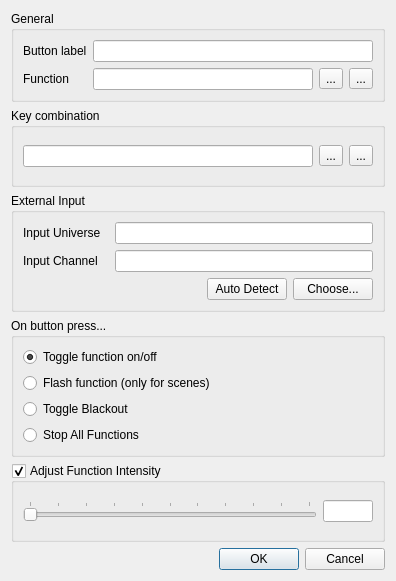
<?xml version="1.0" encoding="UTF-8"?>
<ui version="4.0">
 <class>VCButtonProperties</class>
 <widget class="QDialog" name="VCButtonProperties">
  <property name="geometry">
   <rect>
    <x>0</x>
    <y>0</y>
    <width>396</width>
    <height>581</height>
   </rect>
  </property>
  <property name="windowTitle">
   <string>Button properties</string>
  </property>
  <layout class="QVBoxLayout" name="verticalLayout">
   <item>
    <widget class="QGroupBox" name="m_generalGroup">
     <property name="title">
      <string>General</string>
     </property>
     <layout class="QGridLayout" name="gridLayoutGeneral">
      <item row="0" column="0">
       <widget class="QLabel" name="m_nameLabel">
        <property name="text">
         <string>Button label</string>
        </property>
       </widget>
      </item>
      <item row="0" column="1" colspan="3">
       <widget class="QLineEdit" name="m_nameEdit">
        <property name="toolTip">
         <string>Text to display on the button</string>
        </property>
       </widget>
      </item>
      <item row="1" column="0">
       <widget class="QLabel" name="m_functionLabel">
        <property name="text">
         <string>Function</string>
        </property>
       </widget>
      </item>
      <item row="1" column="1">
       <widget class="QLineEdit" name="m_functionEdit">
        <property name="toolTip">
         <string>The function that this button controls</string>
        </property>
        <property name="readOnly">
         <bool>true</bool>
        </property>
       </widget>
      </item>
      <item row="1" column="2">
       <widget class="QToolButton" name="m_attachFunction">
        <property name="toolTip">
         <string>Attach a function to this button</string>
        </property>
        <property name="text">
         <string notr="true">...</string>
        </property>
        <property name="icon">
         <iconset resource="qlcui.qrc">
          <normaloff>:/attach.png</normaloff>:/attach.png</iconset>
        </property>
        <property name="iconSize">
         <size>
          <width>26</width>
          <height>26</height>
         </size>
        </property>
       </widget>
      </item>
      <item row="1" column="3">
       <widget class="QToolButton" name="m_detachFunction">
        <property name="toolTip">
         <string>Detach the button's function attachment</string>
        </property>
        <property name="text">
         <string notr="true">...</string>
        </property>
        <property name="icon">
         <iconset resource="qlcui.qrc">
          <normaloff>:/detach.png</normaloff>:/detach.png</iconset>
        </property>
        <property name="iconSize">
         <size>
          <width>26</width>
          <height>26</height>
         </size>
        </property>
       </widget>
      </item>
     </layout>
    </widget>
   </item>
   <item>
    <widget class="QGroupBox" name="groupBox_2">
     <property name="title">
      <string>Key combination</string>
     </property>
     <layout class="QHBoxLayout">
      <item>
       <widget class="QLineEdit" name="m_keyEdit">
        <property name="toolTip">
         <string>Keyboard combination that toggles this button</string>
        </property>
        <property name="readOnly">
         <bool>true</bool>
        </property>
       </widget>
      </item>
      <item>
       <widget class="QToolButton" name="m_attachKey">
        <property name="toolTip">
         <string>Set a key combination for this button</string>
        </property>
        <property name="text">
         <string notr="true">...</string>
        </property>
        <property name="icon">
         <iconset resource="qlcui.qrc">
          <normaloff>:/key_bindings.png</normaloff>:/key_bindings.png</iconset>
        </property>
        <property name="iconSize">
         <size>
          <width>26</width>
          <height>26</height>
         </size>
        </property>
       </widget>
      </item>
      <item>
       <widget class="QToolButton" name="m_detachKey">
        <property name="toolTip">
         <string>Remove the button's keyboard shortcut key</string>
        </property>
        <property name="text">
         <string notr="true">...</string>
        </property>
        <property name="icon">
         <iconset resource="qlcui.qrc">
          <normaloff>:/fileclose.png</normaloff>:/fileclose.png</iconset>
        </property>
        <property name="iconSize">
         <size>
          <width>26</width>
          <height>26</height>
         </size>
        </property>
       </widget>
      </item>
     </layout>
    </widget>
   </item>
   <item>
    <widget class="QGroupBox" name="groupBox_3">
     <property name="title">
      <string>External Input</string>
     </property>
     <layout class="QGridLayout" name="gridLayoutExternalInput">
      <item row="0" column="0">
       <widget class="QLabel" name="label_4">
        <property name="text">
         <string>Input Universe</string>
        </property>
       </widget>
      </item>
      <item row="0" column="1" colspan="3">
       <widget class="QLineEdit" name="m_inputUniverseEdit">
        <property name="toolTip">
         <string>The input universe that sends data to this widget</string>
        </property>
        <property name="readOnly">
         <bool>true</bool>
        </property>
       </widget>
      </item>
      <item row="1" column="0">
       <widget class="QLabel" name="label_5">
        <property name="text">
         <string>Input Channel</string>
        </property>
       </widget>
      </item>
      <item row="1" column="1" colspan="3">
       <widget class="QLineEdit" name="m_inputChannelEdit">
        <property name="toolTip">
         <string>The particular input channel within the input universe that sends data to this widget</string>
        </property>
        <property name="readOnly">
         <bool>true</bool>
        </property>
       </widget>
      </item>
      <item row="2" column="0" colspan="2">
       <spacer name="horizontalSpacer">
        <property name="orientation">
         <enum>Qt::Horizontal</enum>
        </property>
        <property name="sizeHint" stdset="0">
         <size>
          <width>268</width>
          <height>20</height>
         </size>
        </property>
       </spacer>
      </item>
      <item row="2" column="3">
       <widget class="QPushButton" name="m_chooseInputButton">
        <property name="sizePolicy">
         <sizepolicy hsizetype="Maximum" vsizetype="Fixed">
          <horstretch>0</horstretch>
          <verstretch>0</verstretch>
         </sizepolicy>
        </property>
        <property name="toolTip">
         <string>Choose an external input universe &amp; channel that this button should listen to.</string>
        </property>
        <property name="text">
         <string>Choose...</string>
        </property>
       </widget>
      </item>
      <item row="2" column="2">
       <widget class="QPushButton" name="m_autoDetectInputButton">
        <property name="toolTip">
         <string>When toggled, you can click an external button to assign it to this virtual console button.</string>
        </property>
        <property name="text">
         <string>Auto Detect</string>
        </property>
        <property name="checkable">
         <bool>true</bool>
        </property>
        <property name="checked">
         <bool>false</bool>
        </property>
        <property name="flat">
         <bool>false</bool>
        </property>
       </widget>
      </item>
     </layout>
    </widget>
   </item>
   <item>
    <widget class="QGroupBox" name="groupBox_4">
     <property name="title">
      <string>On button press...</string>
     </property>
     <layout class="QVBoxLayout">
      <item>
       <widget class="QRadioButton" name="m_toggle">
        <property name="toolTip">
         <string>Toggle the assigned function on/off with this button</string>
        </property>
        <property name="text">
         <string>Toggle function on/off</string>
        </property>
        <property name="checked">
         <bool>true</bool>
        </property>
       </widget>
      </item>
      <item>
       <widget class="QRadioButton" name="m_flash">
        <property name="toolTip">
         <string>Flash the assigned function with this button</string>
        </property>
        <property name="text">
         <string>Flash function (only for scenes)</string>
        </property>
       </widget>
      </item>
      <item>
       <widget class="QRadioButton" name="m_blackout">
        <property name="text">
         <string>Toggle Blackout</string>
        </property>
       </widget>
      </item>
      <item>
       <widget class="QRadioButton" name="m_stopAll">
        <property name="text">
         <string>Stop All Functions</string>
        </property>
       </widget>
      </item>
     </layout>
    </widget>
   </item>
   <item>
    <widget class="QGroupBox" name="m_intensityGroup">
     <property name="toolTip">
      <string>Adjust function intensity when it is running</string>
     </property>
     <property name="title">
      <string>Adjust Function Intensity</string>
     </property>
     <property name="checkable">
      <bool>true</bool>
     </property>
     <layout class="QHBoxLayout" name="horizontalLayout">
      <item>
       <widget class="QSlider" name="m_intensitySlider">
        <property name="sizePolicy">
         <sizepolicy hsizetype="MinimumExpanding" vsizetype="Fixed">
          <horstretch>1</horstretch>
          <verstretch>0</verstretch>
         </sizepolicy>
        </property>
        <property name="toolTip">
         <string>Function's adjusted intensity percentage when run</string>
        </property>
        <property name="minimum">
         <number>0</number>
        </property>
        <property name="maximum">
         <number>100</number>
        </property>
        <property name="orientation">
         <enum>Qt::Horizontal</enum>
        </property>
        <property name="invertedAppearance">
         <bool>false</bool>
        </property>
        <property name="invertedControls">
         <bool>false</bool>
        </property>
        <property name="tickPosition">
         <enum>QSlider::TicksAbove</enum>
        </property>
        <property name="tickInterval">
         <number>10</number>
        </property>
       </widget>
      </item>
      <item>
       <widget class="QLineEdit" name="m_intensityEdit">
        <property name="sizePolicy">
         <sizepolicy hsizetype="Fixed" vsizetype="Fixed">
          <horstretch>0</horstretch>
          <verstretch>0</verstretch>
         </sizepolicy>
        </property>
        <property name="maximumSize">
         <size>
          <width>50</width>
          <height>16777215</height>
         </size>
        </property>
        <property name="maxLength">
         <number>4</number>
        </property>
       </widget>
      </item>
     </layout>
    </widget>
   </item>
   <item>
    <widget class="QDialogButtonBox" name="m_buttonBox">
     <property name="orientation">
      <enum>Qt::Horizontal</enum>
     </property>
     <property name="standardButtons">
      <set>QDialogButtonBox::Cancel|QDialogButtonBox::Ok</set>
     </property>
    </widget>
   </item>
  </layout>
 </widget>
 <resources>
  <include location="qlcui.qrc"/>
 </resources>
 <connections>
  <connection>
   <sender>m_buttonBox</sender>
   <signal>accepted()</signal>
   <receiver>VCButtonProperties</receiver>
   <slot>accept()</slot>
   <hints>
    <hint type="sourcelabel">
     <x>248</x>
     <y>254</y>
    </hint>
    <hint type="destinationlabel">
     <x>157</x>
     <y>274</y>
    </hint>
   </hints>
  </connection>
  <connection>
   <sender>m_buttonBox</sender>
   <signal>rejected()</signal>
   <receiver>VCButtonProperties</receiver>
   <slot>reject()</slot>
   <hints>
    <hint type="sourcelabel">
     <x>316</x>
     <y>260</y>
    </hint>
    <hint type="destinationlabel">
     <x>286</x>
     <y>274</y>
    </hint>
   </hints>
  </connection>
 </connections>
</ui>
